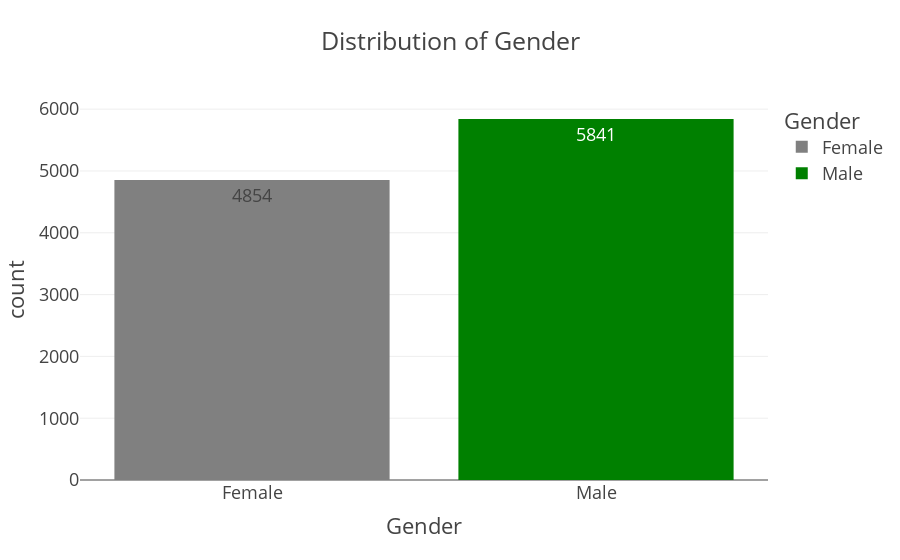

Write notebook code for a chart like this one.
### Code cell
px.bar(gender, x="Gender",y="count",color="Gender",text="count", color_discrete_sequence=["gray","green"], title="Distribution of Gender ",
      template="presentation")

### Figure 1 — Plotly figure (JSON) as saved in the notebook; plotly's stock layout.template omitted (floating-point values rounded to 4 significant figures)
{"data": [{"alignmentgroup": "True", "hovertemplate": "Gender=%{x}<br>count=%{text}<extra></extra>", "legendgroup": "Female", "marker": {"color": "gray", "pattern": {"shape": ""}}, "name": "Female", "offsetgroup": "Female", "orientation": "v", "showlegend": true, "text": [4854], "textposition": "auto", "type": "bar", "x": ["Female"], "xaxis": "x", "y": [4854], "yaxis": "y"}, {"alignmentgroup": "True", "hovertemplate": "Gender=%{x}<br>count=%{text}<extra></extra>", "legendgroup": "Male", "marker": {"color": "green", "pattern": {"shape": ""}}, "name": "Male", "offsetgroup": "Male", "orientation": "v", "showlegend": true, "text": [5841], "textposition": "auto", "type": "bar", "x": ["Male"], "xaxis": "x", "y": [5841], "yaxis": "y"}], "layout": {"barmode": "relative", "legend": {"title": {"text": "Gender"}, "tracegroupgap": 0}, "title": {"text": "Distribution of Gender "}, "xaxis": {"anchor": "y", "categoryarray": ["Female", "Male"], "categoryorder": "array", "domain": [0, 1], "title": {"text": "Gender"}}, "yaxis": {"anchor": "x", "domain": [0, 1], "title": {"text": "count"}}}}
